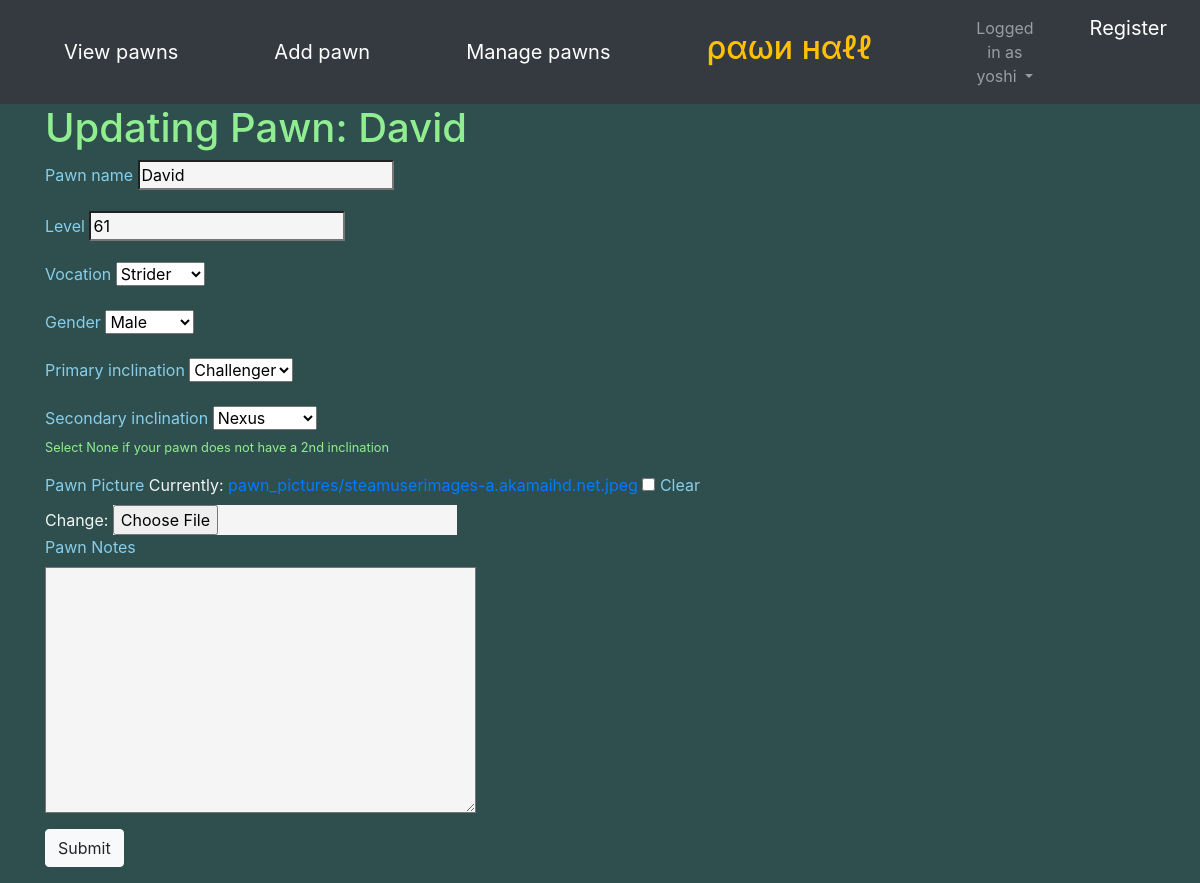
The app's page /pawn/3/update/ (signed in) with its own data.
### pawnlisting/models.py (models this page shows, shortened)
class Pawn(models.Model):
    id = models.AutoField(primary_key=True)
    name = models.CharField(max_length=30)
    vocation = models.CharField(max_length=20, choices=build_choices(vocations))
    level = models.IntegerField()
    gender = models.CharField(max_length=10, choices=build_choices(genders))
    PRIMARY_INCLINATION_CHOICES = build_choices(inclinations)
    SECONDARY_INCLINATION_CHOICES = PRIMARY_INCLINATION_CHOICES[:] + [("None", "None")]
    primary_inclination = models.CharField(max_length=30, choices=PRIMARY_INCLINATION_CHOICES)
    secondary_inclination= models.CharField(max_length=30, choices=SECONDARY_INCLINATION_CHOICES)
    notes = models.TextField(max_length=1000, blank=True)
    picture = models.ImageField(upload_to="pawn_pictures/", null=True, blank=True)
    created_by = models.ForeignKey("auth.User", null=False, on_delete=models.CASCADE)
    last_modified = models.DateTimeField(default=timezone.now)

### pawnlisting/views.py (the view)
# urls.py: path('pawn/<pk>/update/', views.PawnUpdate.as_view(), name="update_pawn"),
class PawnUpdate(AllowIfUserOwnsPawn, UpdateView):
    model = Pawn
    fields = ["name", "level", "vocation", "gender",
        "primary_inclination", "secondary_inclination", "notes", "picture"]

### pawnlisting/views.py (called while the page is built)
    def test_func(self):
        pawn_to_delete = Pawn.objects.get(pk=self.kwargs["pk"])
        return pawn_to_delete.created_by == self.request.user

### pawnlisting/templates/pawnlisting/pawn_form.html (shortened to what this page needs)
{% include "pawnlisting/base.html" %}
{% load static %}
<link rel="stylesheet" href="{% static 'pawnlisting/css/pawn_form.css' %}">
<form method="POST" enctype="multipart/form-data">
    <div class="container">
        {% if object %}
            <h1> Updating Pawn: {{ object.name }} </h1>
        {% else %}
            <h1> Create a Pawn </h1>
        {% endif %}
        <div class="form-group">
            <label>Pawn name</label>
            {{ form.name }}
        </div>
        <div class="form-group">
            <label>Level</label>
            {{ form.level }}
        </div>
        <div class="form-group">
            <label>Vocation</label>
            {{ form.vocation }}
        </div>
        <div class="form-group">
            <label>Gender</label>
            {{ form.gender }}
        </div>
        <div class="form-group">
            <label> Primary inclination</label>
                {{ form.primary_inclination }}
        </div>
        <div class="form-group">
            <label>Secondary inclination</label>
            {{ form.secondary_inclination }}
            <div class="small" id="secondaryInclinationHelp" class="form-text text-muted"> Select None if your pawn does not have a 2nd inclination </div>
        </div>
        <div class="form-group">
            <div>
                <label> Pawn Picture </label>
                {{ form.picture }}
            </div>
            <label for="id_notes">Pawn Notes</label>
            <div>
                {{ form.notes }}
            </div>
        </div>
        <button class="btn btn-light" type="submit"> Submit </button>
    </div>
</form>

### pawnlisting/templates/pawnlisting/base.html (shortened to what this page needs)
{% load static %}
<head>
    <link rel="stylesheet" href="https://maxcdn.bootstrapcdn.com/bootstrap/4.0.0/css/bootstrap.min.css">
    <link rel="stylesheet" href="{% static 'pawnlisting/css/base.css' %}">
</head>
<nav class="navbar navbar-expand-lg navbar-dark bg-dark">
    <div class="navbar-collapse collapse w-100 dual-collapse2 order-1 order-md-0">
        <ul class="navbar-nav ml-auto text-center">
            <a class="navbar-brand nav-item mx-5" href="{% url 'list_pawn' %}"> View pawns </a>
            <a class="navbar-brand nav-item mx-5" href="{% url 'create_pawn' %}"> Add pawn </a>
            <a class="navbar-brand nav-item mx-5" href="{% url 'manage_pawns' %}"> Manage pawns </a>
        </ul>
    </div>
    <h2 class="text-warning navbar-text nav-item mx-5" style="white-space: nowrap;"> ραωи нαℓℓ </h2>
    <div class="navbar-collapse collapse w-100 dual-collapse2 order-2 order-md-2 mx-5">
        <ul class="navbar-nav mr-auto text-center">
            {% if user.is_authenticated %}
                <li class="nav-item dropdown">
                        <a class="nav-link dropdown-toggle" href="#" id="navbarDropdown" role="button"
                                    data-toggle="dropdown" aria-haspopup="true" aria-expanded="false">
                                    Logged in as {{ user.username }}
                        </a>
                </li>
            {% else %}
                <a class="navbar-brand" href="{% url 'login' %}"> Login </a>
            {% endif %}
            <a class="navbar-brand nav-item mx-5" href="{% url 'register' %}"> Register </a>
        </ul>
    </div>
</nav>

### pawnlisting/static/pawnlisting/css/base.css (style rules this page uses)
h1 { color: lightgreen; }
label { color: skyblue }
div { color: whitesmoke; }

### pawnlisting/static/pawnlisting/css/pawn_form.css (style rules this page uses)
input, textarea { background-color: whitesmoke; color: dark; }
div.small { color: lightgreen; }

### records on screen
Pawn: name "David", level "61", vocation "Strider", gender "Male", primary_inclination "Challenger", secondary_inclination "Nexus"

### other values on screen
{{ user.username }} "yoshi"
